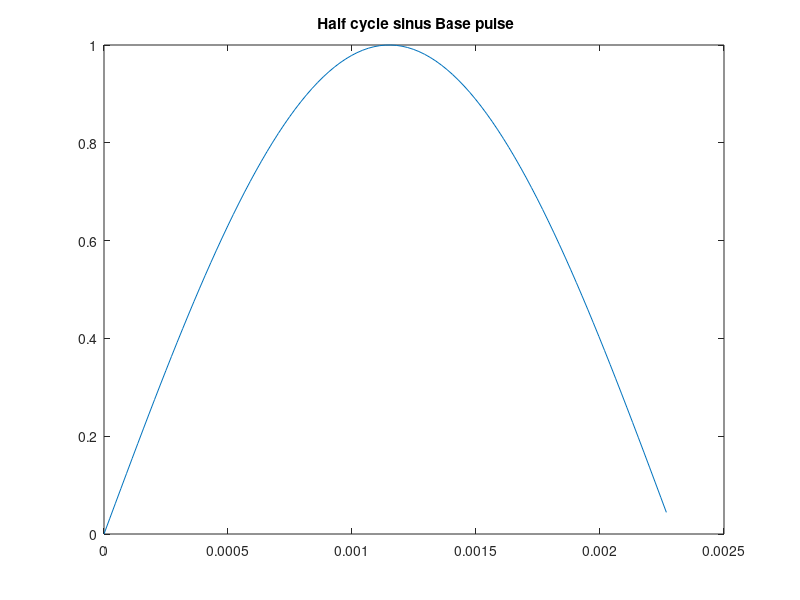
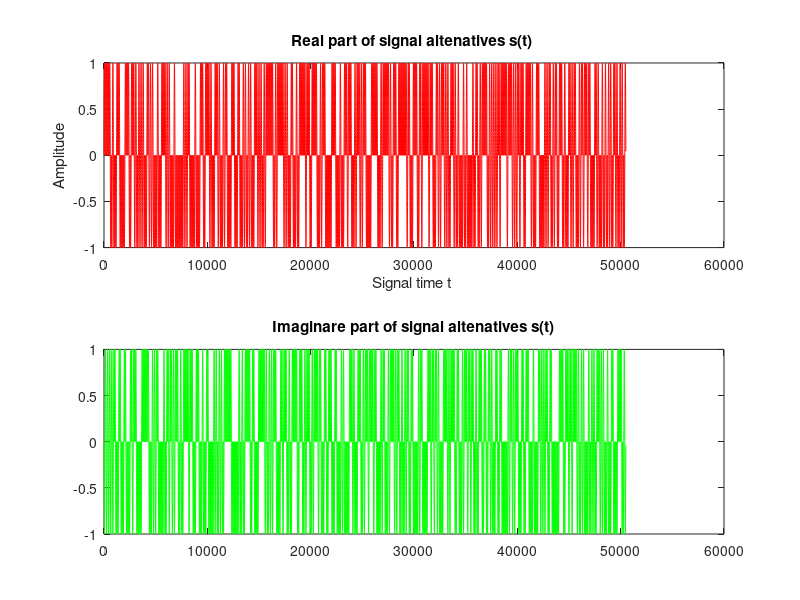
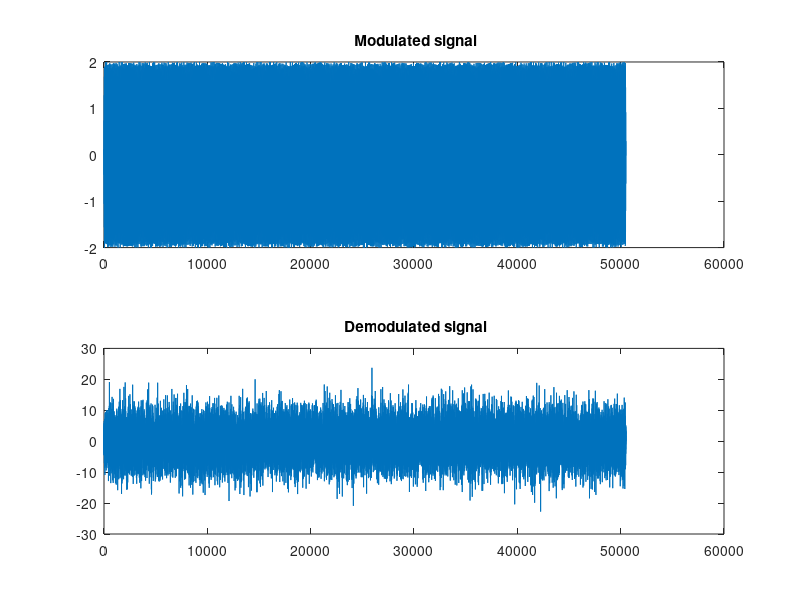
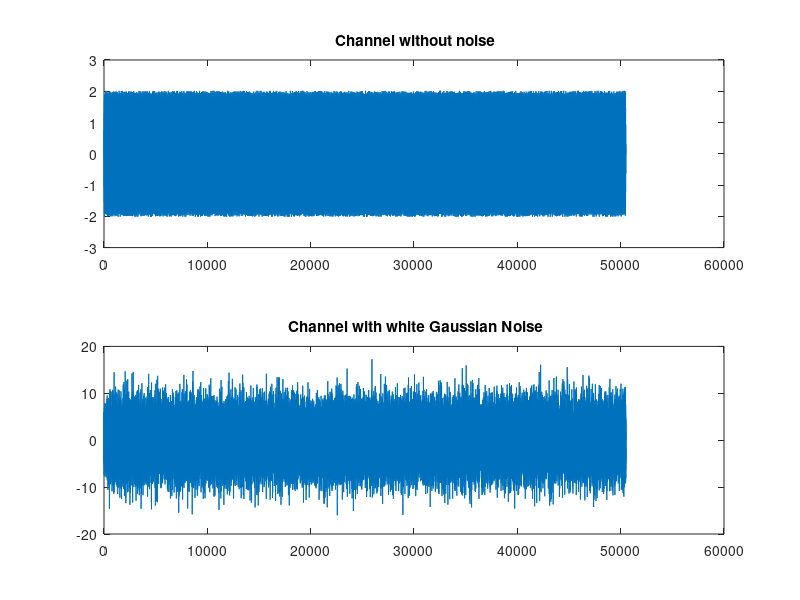

Source code (MATLAB) for these figures, in order:
%% TASK1
clc
clear all
close all
%Parameters description
Sampling_Freq = 44100; Carrier_Freq = 4000;
Ts = 2.3*10^-3;
Beta = (1/100);
sample_time = 1/Sampling_Freq; N = round(Ts*Sampling_Freq); Nbr_Ofbits=1000;
mu=0.00023;
%Generate half cycle sinus Pulse shape:
t=0:sample_time:((N-1)/Sampling_Freq); puls_shap=sin((pi/Ts)*t);
%Bits generation
Transmit_bits=(rand(1,Nbr_Ofbits)>0.5); vec_1Andminusone=2*Transmit_bits-1;;
%carrier frequency
Real=vec_1Andminusone(1:2:Nbr_Ofbits-1); Img=vec_1Andminusone(2:2:Nbr_Ofbits);
Imag_part =1i*Img ;
Complex_sig=( Real + Imag_part); % QAM Symbols
%Generate carrier frequency and pulse train 
pulse_train=[]; %Train pulse (empty vector)
for k=1:1:length(Complex_sig);
pulse_train=[pulse_train (puls_shap*Complex_sig(k))];
end
% Real and img part of the Pulse train
Real_PulsTrain= real(pulse_train); Img_PulsTrain = imag(pulse_train);
%%%%%%%%%%                      Modulation     %%%%%
t1=0:1/Sampling_Freq: ((length(Real_PulsTrain)-1)/Sampling_Freq); RQ=sqrt(2).*Real_PulsTrain.*cos(2*pi*Carrier_Freq*t1);
 
RI=-Img_PulsTrain.*sqrt(2).*sin(2*pi*Carrier_Freq*t1); Modulat= RQ + RI;
% To find nbr of delays
Differe_TwoSignas = round(Sampling_Freq*mu);
for i =Differe_TwoSignas +1:(N* Nbr_Ofbits/2)
Matrix_r(i)=sqrt((1-Beta^2))*Modulat(i) + Beta*Modulat(i- Differe_TwoSignas);
end
figure(4)
plot(Matrix_r)
M = 2;
Es=sum((abs(Complex_sig).^2)/Sampling_Freq); Eb=Es/log2(M); % Eb =Es/k 2.31 digital communication
SNR_dB= 1:.5:15;
BER = zeros(1,length(SNR_dB));
SNR_Linear = (10.^(SNR_dB/10));
x = 1;
for l=(SNR_Linear);
N0=Eb./(l);
%Definition of noise
sigma=sqrt(Sampling_Freq*(N0/2));
Nois=sigma.*randn(1,length(Matrix_r));
%Channel with noise
Signal_With_Noise=Matrix_r+Nois;
%%%%%   QPSK_Demodulation %%%%%%%%%
RQ = Signal_With_Noise.*cos(2*pi*Carrier_Freq*t1);
RI =-Signal_With_Noise.*(sin(2*pi*Carrier_Freq*t1)); 
Demodulat = RQ +RI;
%%%%%%%%%% https://www.youtube.com/watch?v=h46MLgZDQqU %%%%%%%%%% % Matching filter
%Matched filter is the convolution between r and Pulse shape: 
Match_filter_RQ=conv(RQ,puls_shap);
Match_filter_RI=conv(RI,puls_shap);
%Sampling the received signal and detection
% we get top of the signal for sampling 
Rec_signal_Qpart=Match_filter_RQ(1:N:end); % we get a vector of values from 1 then every 101:e
% sign gives us +-1 vectors we start from 2
% because we have zero in the starting of the vector 
Rec_signal_Qpart_TopPoints = sign(Rec_signal_Qpart(2:1:end));
Rec_signal_Ipart=(Match_filter_RI(1:N:end));
Rec_signal_Ipart_Img=1i*Rec_signal_Ipart;
% sign gives us +-1 vectors we start from 2
% because we have zero in the starting of the vector
Rec_signal_Ipart_TopPoints = sign(Rec_signal_Ipart_Img(2:1:end));
Received_Complex = Rec_signal_Qpart_TopPoints + Rec_signal_Ipart_TopPoints ;
% b=1
Received_bits=zeros(1,100);
for k=1:length(Received_Complex)
if Received_Complex(k)==1+1i; 
    %Real(k) >= 0 && Img(k) >= 0 
    Received_bits(2*k-1)=0;
    Received_bits(2*k)=0;
elseif Received_Complex(k)==-1+1i; 
    % Real(k) < 0 && Img(k) > 0
Received_bits(2*k-1)=1;
Received_bits(2*k)=0;
elseif Received_Complex(k)==-1-1i;
        %Real(k) < 0 && Img(k) < 0
Received_bits(2*k-1)=1;
Received_bits(2*k)=1;
elseif Received_Complex(k)==1-1i;
        %Real(k) > 0 && Img(k) < 0
Received_bits(2*k-1)=0; Received_bits(2*k)=1;
end
end
Received_bits2 = [];
for j = 1 : length(Received_bits)
if Received_bits(j)==1 ;
Received_bits2=[Received_bits2 (Received_bits(j)*0)];
elseif Received_bits(j)==0;
Received_bits2=[Received_bits2 (Received_bits(j)+1)];
end
end
%BER = (nbr of errors)/(Total nbr of bits sent)
% BER(x)=length(find(Received_bits2-Transmit_bits))/Nbr_Ofbits;
BER(x)=length(find(Received_bits2-Transmit_bits))/Nbr_Ofbits;
x=x+1;
end
tBer_QAM = (1/4)*3*1/2*erfc(sqrt(4*0.05*(10.^(SNR_dB/10)))); % theoretical ber of QAM
figure(1);
plot(t,puls_shap);% Generate Sine Wave
title(' Half cycle sinus Base pulse')
figure(2)
subplot(2,1,1)
plot(Real_PulsTrain, 'r')
title('Real part of signal altenatives s(t) ') 
ylabel('Amplitude')
xlabel( 'Signal time t ')
hold on
subplot(2,1,2)
plot(Img_PulsTrain,'g')
%stem(Img_PulsTrain)
title('Imaginare part of signal altenatives s(t)');
figure(3);
 subplot(2,1,1)
plot(Modulat);
title(' Modulated signal')
subplot(2,1,2)
plot(Demodulat);
title(' Demodulated signal')
figure(4);
subplot(2,1,1)
plot( Matrix_r);
title(' Channel without noise')
hold on
subplot(2,1,2)
plot( Signal_With_Noise);
title(' Channel with white Gaussian Noise') % figure(5)
% semilogy(SNR_dB ,BER);
% title('BER function of different SNR');
% xlabel('Eb/N0');
% ylabel('BER');
figure(5)
semilogy(SNR_dB,tBer_QAM,'-*r','linewidth',3);
hold on
semilogy(SNR_dB ,BER);
grid on
legend('Theoretical QAM',' Our result');
 title('BER function of different SNR');
xlabel('Eb/N0');
ylabel('BER');



